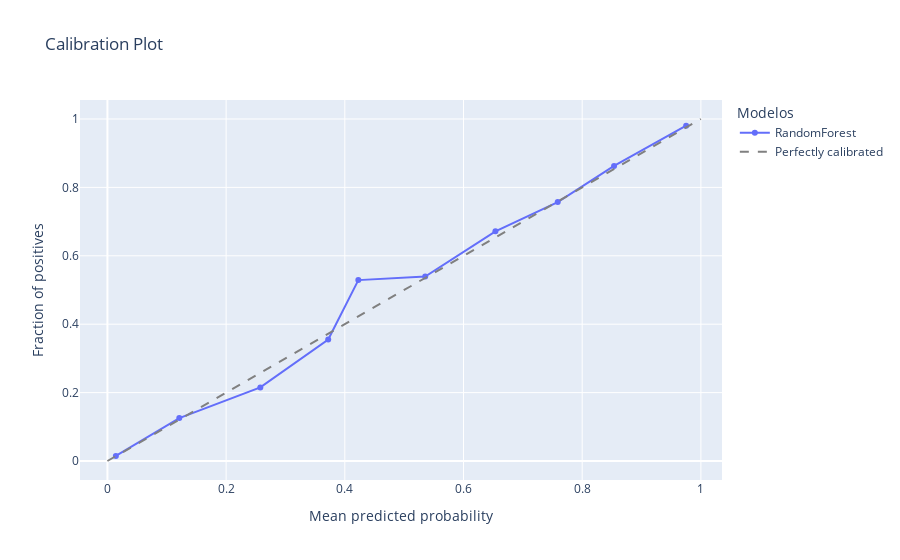

Notebook source saved alongside this figure:
### Code cell
p_prime = clf.predict_proba(X_test)
p_prime = p_prime[:, 1]
v_prob_true, v_prob_pred = calibration_curve(y_test, p_prime, n_bins=10)
l_loss = log_loss(y_test, p_prime)
brier_loss = brier_score_loss(y_test, p_prime)

fig = go.Figure()

# Add traces for each model

fig.add_trace(go.Scatter(x=v_prob_pred, y=v_prob_true, mode='lines+markers', name="RandomForest"))

# Add a trace for the perfectly calibrated line
fig.add_trace(go.Scatter(x=[0, 1], y=[0, 1], mode='lines', name='Perfectly calibrated', line=dict(dash='dash', color='grey')))

fig.update_layout(
    title="Calibration Plot",
    xaxis_title="Mean predicted probability",
    yaxis_title="Fraction of positives",
    legend_title="Modelos",
    autosize=False,
)

fig.show()

### Figure 1 — Plotly figure (JSON) as saved in the notebook; plotly's stock layout.template omitted (floating-point values rounded to 4 significant figures)
{"data": [{"mode": "lines+markers", "name": "RandomForest", "type": "scatter", "x": [0.0142, 0.1211, 0.2577, 0.372, 0.4228, 0.5355, 0.6538, 0.7588, 0.8537, 0.9752], "y": [0.01496, 0.1256, 0.2151, 0.3553, 0.5289, 0.5393, 0.6715, 0.7572, 0.8628, 0.9806]}, {"line": {"color": "grey", "dash": "dash"}, "mode": "lines", "name": "Perfectly calibrated", "type": "scatter", "x": [0, 1], "y": [0, 1]}], "layout": {"autosize": false, "legend": {"title": {"text": "Modelos"}}, "title": {"text": "Calibration Plot"}, "xaxis": {"title": {"text": "Mean predicted probability"}}, "yaxis": {"title": {"text": "Fraction of positives"}}}}
